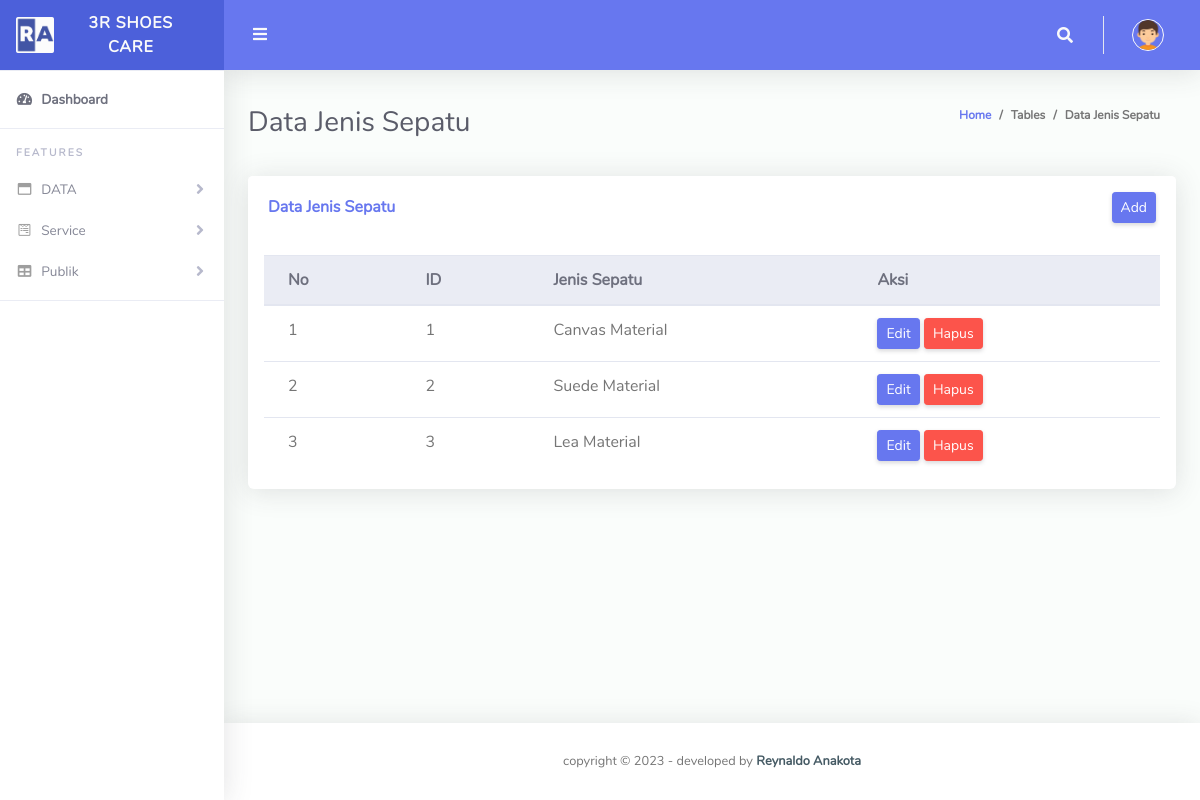
/admin/jenis_sepatu.php, run on the app's committed database.
### tables this page shows
CREATE TABLE `jenis_sepatu` (
  `id` int(11) NOT NULL,
  `jenis_sepatu` varchar(255) DEFAULT NULL
);

### admin/jenis_sepatu.php (the view, shortened to what this page needs)
<?php
include 'include/navbar.php';
include '../include/config.php';
$queryJenisSepatu = "SELECT * FROM jenis_sepatu";
$resultJenisSepatu = mysqli_query($conn, $queryJenisSepatu);
?>
<div class="container-fluid" id="container-wrapper">
    <div class="d-sm-flex align-items-center justify-content-between mb-4">
        <h1 class="h3 mb-0 text-gray-800">Data Jenis Sepatu</h1>
        <ol class="breadcrumb">
            <li class="breadcrumb-item"><a href="index.php">Home</a></li>
            <li class="breadcrumb-item">Tables</li>
            <li class="breadcrumb-item active" aria-current="page">Data Jenis Sepatu</li>
        </ol>
    </div>
    <div class="row">
        <div class="col-lg-12">
            <div class="card mb-4">
                <div class="card-header py-3 d-flex flex-row align-items-center justify-content-between">
                    <h6 class="m-0 font-weight-bold text-primary">Data Jenis Sepatu</h6>
                    <a href="#" class="btn btn-primary btn-sm" data-toggle="modal"
                        data-target="#tambahJenisSepatu">Add</a>
                </div>
                <div class="table-responsive p-3">
                    <table class="table align-items-center table-flush" id="dataTable">
                        <thead class="thead-light">
                            <tr>
                                <th>No</th>
                                <th>ID</th>
                                <th>Jenis Sepatu</th>
                                <th>Aksi</th>
                            </tr>
                        </thead>
                        <tbody>
                            <?php
                            if (mysqli_num_rows($resultJenisSepatu) > 0) {
                                $no = 1;
                                while ($rowJenisSepatu = mysqli_fetch_assoc($resultJenisSepatu)) {
                                    ?>
                                    <tr>
                                        <td>
                                            <?php echo $no++; ?>
                                        </td>
                                        <td>
                                            <?php echo $rowJenisSepatu['id']; ?>
                                        </td>
                                        <td>
                                            <?php echo $rowJenisSepatu['jenis_sepatu']; ?>
                                        </td>
                                        <td>
                                            <a href="edit_jenis_sepatu.php?id=<?php echo $rowJenisSepatu['id']; ?>"
                                                class="btn btn-sm btn-primary">Edit</a>
                                            <a href="hapus_jenis_sepatu.php?id=<?php echo $rowJenisSepatu['id']; ?>"
                                                class="btn btn-sm btn-danger"
                                                onclick="return confirm('Apakah Anda ingin menghapus ini?')">Hapus</a>
                                        </td>
                                    </tr>
                                    <?php
                                }
                            } else {
                                ?>
                            <tr>
                                <td colspan="4">Tidak ada data jenis sepatu.</td>
                            </tr>
                            <?php
                            }
                            ?>
                        </tbody>
                    </table>
                </div>
            </div>
        </div>
    </div>
    <?php include 'include/footer.php'; ?>

### data on the page
jenis_sepatu: id "1", jenis_sepatu "Canvas Material"
jenis_sepatu: id "2", jenis_sepatu "Suede Material"
jenis_sepatu: id "3", jenis_sepatu "Lea Material"
